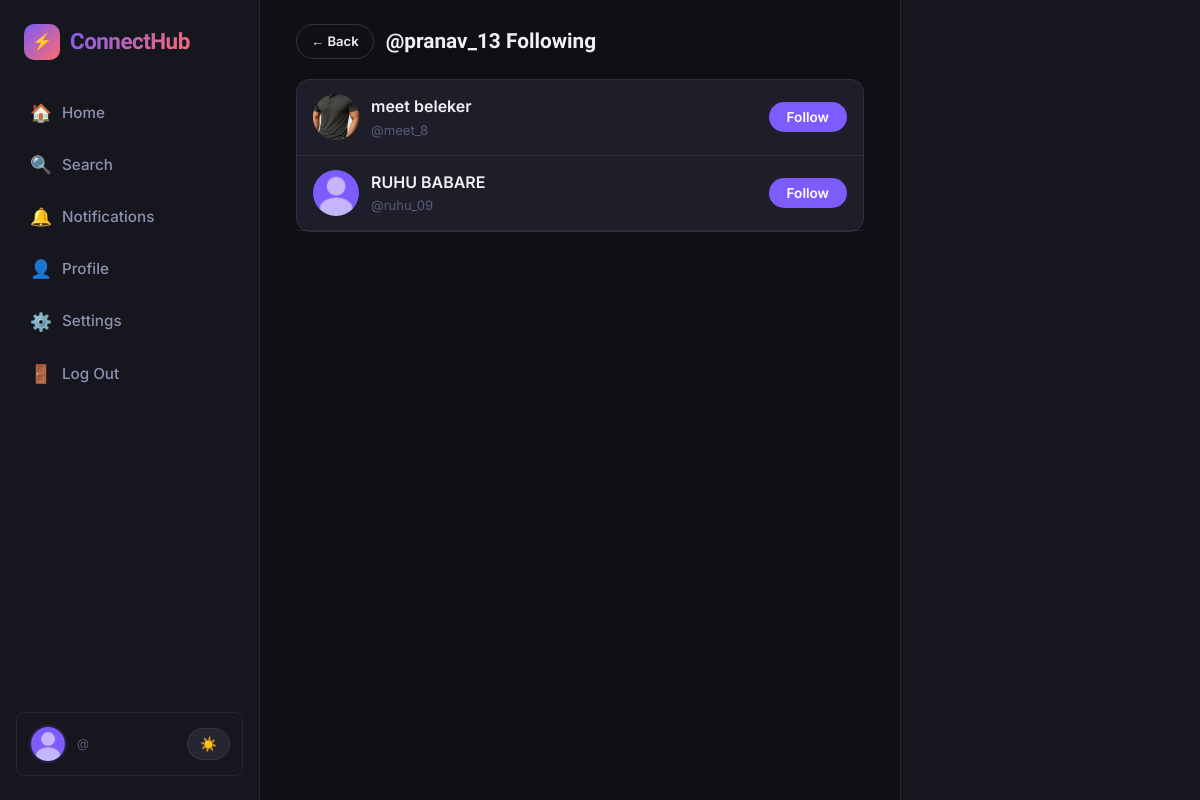
Screenshot of /profile/pranav_13/following/ with the database file from the repository.
### social/models.py (models this page shows, shortened)
class Follow(models.Model):
    follower = models.ForeignKey(User, on_delete=models.CASCADE, related_name='following_set')
    following = models.ForeignKey(User, on_delete=models.CASCADE, related_name='followers_set')
    created_at = models.DateTimeField(auto_now_add=True)
    class Meta:
        unique_together = ('follower', 'following')

class Profile(models.Model):
    user = models.OneToOneField(User, on_delete=models.CASCADE, related_name='profile')
    profile_image = models.ImageField(upload_to='profile_images/', default='profile_images/default.png', blank=True)
    cover_image = models.ImageField(upload_to='cover_images/', blank=True, null=True)
    bio = models.TextField(max_length=500, blank=True)
    location = models.CharField(max_length=100, blank=True)
    website = models.URLField(blank=True)
    created_at = models.DateTimeField(auto_now_add=True)

### social/views.py (the view)
# urls.py: path('profile/<str:username>/following/', views.following_list, name='following_list'),
def following_list(request, username):
    profile_user = get_object_or_404(User, username=username)
    following = Follow.objects.filter(follower=profile_user).select_related('following', 'following__profile')
    return render(request, 'social/following_list.html', {'profile_user': profile_user, 'following': following, 'list_type': 'Following'})

### social/context_processors.py (called while the page is built)
def notifications_count(request):
    if request.user.is_authenticated:
        count = Notification.objects.filter(receiver=request.user, is_read=False).count()
        return {'unread_notifications_count': count}
    return {'unread_notifications_count': 0}

### social/templatetags/social_tags.py (called while the page is built)
@register.filter
def is_following(current_user, target_user):
    if not current_user or not current_user.is_authenticated:
        return False
    return Follow.objects.filter(follower=current_user, following=target_user).exists()

### social/templates/social/following_list.html (shortened to what this page needs)
{% extends 'social/app_base.html' %}
{% load static social_tags %}
{% block main %}
<div style="max-width:600px;margin:0 auto;padding:24px 16px">
  <div style="display:flex;align-items:center;gap:12px;margin-bottom:20px">
    <a href="{% url 'profile' username=profile_user.username %}" class="btn btn-outline btn-sm">← Back</a>
    <h1 style="font-family:'Sora',sans-serif;font-size:1.3rem;font-weight:700">@{{ profile_user.username }} Following</h1>
  </div>
  <div style="background:var(--surface);border:1px solid var(--border);border-radius:var(--radius)">
    {% for follow in following %}
    <div class="user-list-item" style="padding:14px 16px">
      <a href="{% url 'profile' username=follow.following.username %}">
        <img src="{{ follow.following.profile.profile_image.url }}" alt="" class="user-list-avatar" onerror="this.src='{% static 'images/default.png' %}'">
      </a>
      <div class="user-list-info">
        <a href="{% url 'profile' username=follow.following.username %}">
          <div class="user-list-name">{{ follow.following.get_full_name|default:follow.following.username }}</div>
          <div class="user-list-handle">@{{ follow.following.username }}</div>
        </a>
      </div>
      {% if follow.following != request.user %}
      {% with is_following=request.user|is_following:follow.following %}
      <button class="btn follow-btn btn-sm {% if is_following %}btn-outline following{% else %}btn-primary{% endif %}"
              data-username="{{ follow.following.username }}">
        {% if is_following %}Following{% else %}Follow{% endif %}
      </button>
      {% endwith %}
      {% endif %}
    </div>
    {% empty %}
    <div class="empty-state">
      <div class="empty-icon">👥</div>
      <div class="empty-title">Not following anyone yet</div>
    </div>
    {% endfor %}
  </div>
</div>
{% endblock %}

### static/css/style.css (style rules this page uses)
:root { --bg: #0f0f14; --bg-2: #16161f; --bg-3: #1e1e2a; --surface: #1e1e2a; --surface-2: #262633; --border: rgba(255,255,255,0.07); --border-hover: rgba(255,255,255,0.15); --accent: #7c5cfc; --accent-hover: #9474fd; --accent-dim: rgba(124, 92, 252, 0.15); --coral: #ff6b6b; --coral-hover: #ff8585; --teal: #00d4aa; --text-primary: #f0f0f8; --text-secondary: #9090b0; --text-muted: #5a5a78; --radius: 14px; --radius-sm: 8px; --radius-full: 999px; --shadow: 0 4px 24px rgba(0,0,0,0.35); --shadow-sm: 0 2px 8px rgba(0,0,0,0.2); --glow: 0 0 24px rgba(124,92,252,0.2); --transition: 0.18s ease; --sidebar-w: 260px; --feed-w: 600px; --aside-w: 300px; }
*, *::before, *::after { box-sizing: border-box; margin: 0; padding: 0; }
html { scroll-behavior: smooth; }
body { font-family: 'Inter', system-ui, sans-serif; background: var(--bg); color: var(--text-primary); line-height: 1.6; min-height: 100vh; }
img { max-width: 100%; display: block; }
a { color: inherit; text-decoration: none; }
button { cursor: pointer; font-family: inherit; }
.btn { display: inline-flex; align-items: center; justify-content: center; gap: 6px; padding: 9px 20px; border-radius: var(--radius-full); font-size: 0.9rem; font-weight: 600; border: none; transition: all var(--transition); }
.btn-primary { background: var(--accent); color: #fff; }
.btn-outline { background: transparent; color: var(--text-primary); border: 1px solid var(--border-hover); }
.btn-sm { padding: 6px 14px; font-size: 0.82rem; }
.follow-btn { padding: 7px 18px; font-size: 0.85rem; }
.user-list-item { display: flex; align-items: center; gap: 12px; padding: 14px 0; border-bottom: 1px solid var(--border); }
.user-list-avatar { width: 46px; height: 46px; border-radius: 50%; object-fit: cover; }
.user-list-info { flex: 1; }
.user-list-name { font-weight: 600; }
.user-list-handle { font-size: 0.82rem; color: var(--text-muted); }

### rows the page displays
Follow: following.profile.profile_image (picture), following.get_full_name "meet beleker", following.username "meet_8"
Follow: following.profile.profile_image (placeholder picture), following.get_full_name "RUHU BABARE", following.username "ruhu_09"

### other values shown
{{ profile_user.username }} "pranav_13"
